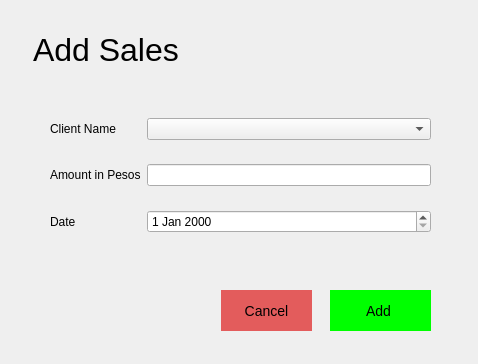
<?xml version="1.0" encoding="UTF-8"?>
<ui version="4.0">
 <class>Dialog</class>
 <widget class="QDialog" name="Dialog">
  <property name="geometry">
   <rect>
    <x>0</x>
    <y>0</y>
    <width>478</width>
    <height>364</height>
   </rect>
  </property>
  <property name="windowTitle">
   <string>Dialog</string>
  </property>
  <widget class="QLabel" name="label_4">
   <property name="geometry">
    <rect>
     <x>30</x>
     <y>40</y>
     <width>49</width>
     <height>16</height>
    </rect>
   </property>
   <property name="text">
    <string/>
   </property>
  </widget>
  <widget class="QLabel" name="label_16">
   <property name="geometry">
    <rect>
     <x>30</x>
     <y>10</y>
     <width>251</width>
     <height>81</height>
    </rect>
   </property>
   <property name="lineWidth">
    <number>0</number>
   </property>
   <property name="text">
    <string>&lt;html&gt;&lt;head/&gt;&lt;body&gt;&lt;p&gt;&lt;span style=&quot; font-size:24pt;&quot;&gt;Add Sales&lt;/span&gt;&lt;/p&gt;&lt;/body&gt;&lt;/html&gt;</string>
   </property>
   <property name="scaledContents">
    <bool>false</bool>
   </property>
   <property name="indent">
    <number>3</number>
   </property>
  </widget>
  <widget class="QPushButton" name="cancelBtn">
   <property name="geometry">
    <rect>
     <x>221</x>
     <y>290</y>
     <width>91</width>
     <height>41</height>
    </rect>
   </property>
   <property name="styleSheet">
    <string notr="true">QPushButton{
border: none;
background-color: #E35C5C;
font-size: 14px;
}

QPushButton:hover{
	background-color: rgb(211, 79, 79);
	
}</string>
   </property>
   <property name="text">
    <string>Cancel</string>
   </property>
  </widget>
  <widget class="QPushButton" name="addBtn">
   <property name="geometry">
    <rect>
     <x>330</x>
     <y>290</y>
     <width>101</width>
     <height>41</height>
    </rect>
   </property>
   <property name="styleSheet">
    <string notr="true">QPushButton{border: none;
background-color: rgb(0, 255, 0);
font-size: 14px;
}

QPushButton:hover{
	background-color: #5CE371
}</string>
   </property>
   <property name="text">
    <string>Add </string>
   </property>
  </widget>
  <widget class="QWidget" name="">
   <property name="geometry">
    <rect>
     <x>50</x>
     <y>100</y>
     <width>381</width>
     <height>151</height>
    </rect>
   </property>
   <layout class="QGridLayout" name="gridLayout">
    <item row="0" column="0">
     <widget class="QLabel" name="label">
      <property name="text">
       <string>Client Name</string>
      </property>
     </widget>
    </item>
    <item row="0" column="1">
     <widget class="QComboBox" name="comboBox"/>
    </item>
    <item row="1" column="0">
     <widget class="QLabel" name="label_2">
      <property name="text">
       <string>Amount in Pesos</string>
      </property>
     </widget>
    </item>
    <item row="1" column="1">
     <widget class="QLineEdit" name="lineEdit"/>
    </item>
    <item row="2" column="0">
     <widget class="QLabel" name="label_3">
      <property name="text">
       <string>Date</string>
      </property>
     </widget>
    </item>
    <item row="2" column="1">
     <widget class="QDateEdit" name="dateEdit"/>
    </item>
   </layout>
  </widget>
 </widget>
 <resources/>
 <connections/>
</ui>
